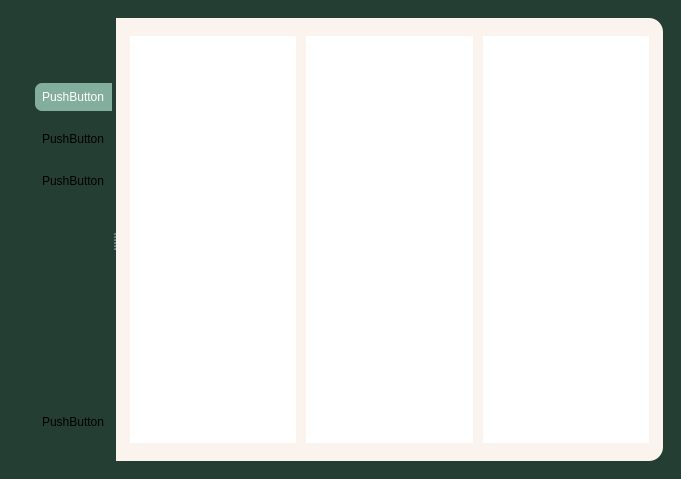
<?xml version="1.0" encoding="UTF-8"?>
<ui version="4.0">
 <class>MainWindow</class>
 <widget class="QMainWindow" name="MainWindow">
  <property name="geometry">
   <rect>
    <x>0</x>
    <y>0</y>
    <width>681</width>
    <height>479</height>
   </rect>
  </property>
  <property name="windowTitle">
   <string>MainWindow</string>
  </property>
  <property name="styleSheet">
   <string notr="true">#bgWidget, #centralwidget{
	background-color: rgb(36, 62, 51);
	border: none;
}

#mainContentWidget{
	border-top-right-radius:14px;
	border-bottom-right-radius:14px;
	background-color: rgb(251, 244, 238);
}

#dailyPushButton{
	background-color: rgb(131, 174, 157);
	color: white;
	font: 63 11pt &quot;Yu Gothic UI Semibold&quot;;
}
QPushButton{
	text-align:left;
	padding:7;
	border-top-left-radius:7px;
	border-bottom-left-radius:7px;
}
QListWidget{
	border:None;
}</string>
  </property>
  <widget class="QWidget" name="centralwidget">
   <layout class="QGridLayout" name="gridLayout">
    <item row="0" column="0">
     <widget class="QWidget" name="bgWidget" native="true">
      <layout class="QHBoxLayout" name="horizontalLayout">
       <item>
        <widget class="QSplitter" name="splitter">
         <property name="orientation">
          <enum>Qt::Horizontal</enum>
         </property>
         <widget class="QWidget" name="sideMenuWidget" native="true">
          <layout class="QVBoxLayout" name="verticalLayout">
           <property name="spacing">
            <number>0</number>
           </property>
           <property name="leftMargin">
            <number>17</number>
           </property>
           <property name="topMargin">
            <number>65</number>
           </property>
           <property name="rightMargin">
            <number>0</number>
           </property>
           <property name="bottomMargin">
            <number>25</number>
           </property>
           <item>
            <widget class="QWidget" name="topMenuWidget" native="true">
             <layout class="QVBoxLayout" name="verticalLayout_3">
              <property name="spacing">
               <number>14</number>
              </property>
              <property name="leftMargin">
               <number>0</number>
              </property>
              <property name="topMargin">
               <number>0</number>
              </property>
              <property name="rightMargin">
               <number>0</number>
              </property>
              <property name="bottomMargin">
               <number>0</number>
              </property>
              <item>
               <widget class="QPushButton" name="dailyPushButton">
                <property name="text">
                 <string>PushButton</string>
                </property>
               </widget>
              </item>
              <item>
               <widget class="QPushButton" name="weeklyPushButton">
                <property name="text">
                 <string>PushButton</string>
                </property>
               </widget>
              </item>
              <item>
               <widget class="QPushButton" name="monthlyPushButton">
                <property name="text">
                 <string>PushButton</string>
                </property>
               </widget>
              </item>
             </layout>
            </widget>
           </item>
           <item>
            <spacer name="verticalSpacer">
             <property name="orientation">
              <enum>Qt::Vertical</enum>
             </property>
             <property name="sizeHint" stdset="0">
              <size>
               <width>20</width>
               <height>40</height>
              </size>
             </property>
            </spacer>
           </item>
           <item>
            <widget class="QWidget" name="bottomMenuWidget" native="true">
             <layout class="QVBoxLayout" name="verticalLayout_2">
              <property name="spacing">
               <number>0</number>
              </property>
              <property name="leftMargin">
               <number>0</number>
              </property>
              <property name="topMargin">
               <number>0</number>
              </property>
              <property name="rightMargin">
               <number>0</number>
              </property>
              <property name="bottomMargin">
               <number>0</number>
              </property>
              <item>
               <widget class="QPushButton" name="settingsPushButton">
                <property name="text">
                 <string>PushButton</string>
                </property>
               </widget>
              </item>
             </layout>
            </widget>
           </item>
          </layout>
         </widget>
         <widget class="QWidget" name="mainContentWidget" native="true">
          <layout class="QHBoxLayout" name="horizontalLayout_2">
           <property name="spacing">
            <number>10</number>
           </property>
           <property name="leftMargin">
            <number>14</number>
           </property>
           <property name="topMargin">
            <number>18</number>
           </property>
           <property name="rightMargin">
            <number>14</number>
           </property>
           <property name="bottomMargin">
            <number>18</number>
           </property>
           <item>
            <widget class="QListWidget" name="todoListWidget">
             <property name="showDropIndicator" stdset="0">
              <bool>true</bool>
             </property>
             <property name="dragEnabled">
              <bool>false</bool>
             </property>
             <property name="dragDropMode">
              <enum>QAbstractItemView::NoDragDrop</enum>
             </property>
             <property name="movement">
              <enum>QListView::Static</enum>
             </property>
             <property name="resizeMode">
              <enum>QListView::Fixed</enum>
             </property>
             <property name="sortingEnabled">
              <bool>false</bool>
             </property>
            </widget>
           </item>
           <item>
            <widget class="QListWidget" name="inProgressListWidget"/>
           </item>
           <item>
            <widget class="QListWidget" name="doneListWidget"/>
           </item>
          </layout>
         </widget>
        </widget>
       </item>
      </layout>
     </widget>
    </item>
   </layout>
  </widget>
 </widget>
 <resources/>
 <connections/>
</ui>
